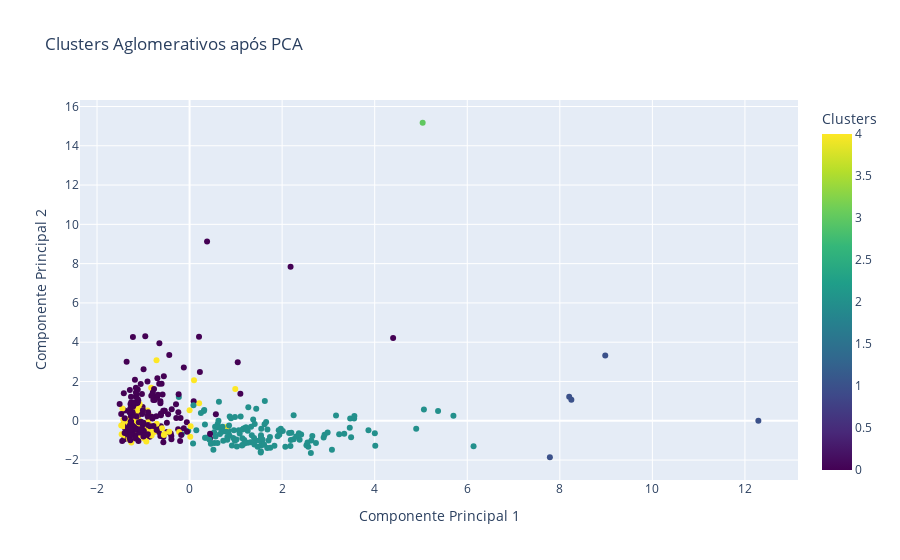
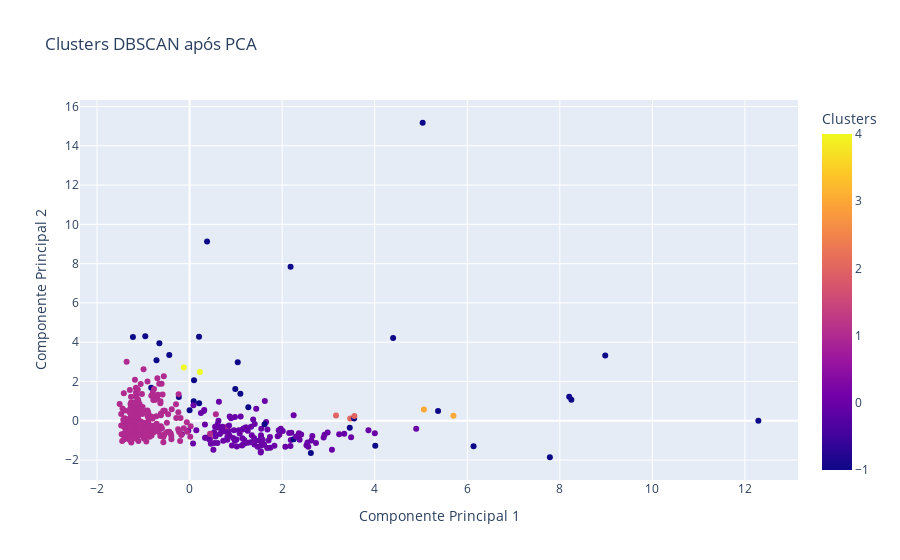

These figures' notebook cell, in order:
### Markdown cell above
## 4. Visualização
---------------------------
## 4.1. PCA
---------------------------

### Code cell
from sklearn.decomposition import PCA

# Aplicando PCA para reduzir para 2 dimensões
pca = PCA(n_components=2)
X_pca = pca.fit_transform(X_scaled)

# Adicionando os componentes principais ao DataFrame
df['PCA1'] = X_pca[:, 0]
df['PCA2'] = X_pca[:, 1]

# Criando um gráfico com os clusters Aglomerativos
fig_agg = px.scatter(
    df,
    x="PCA1",
    y="PCA2",
    color="Predicted_Clusters",
    title="Clusters Aglomerativos após PCA",
    labels={"PCA1": "Componente Principal 1", "PCA2": "Componente Principal 2", "Predicted_Clusters": "Clusters"},
    color_continuous_scale="Viridis"
)

# Criando um gráfico com os clusters do DBSCAN
fig_dbscan = px.scatter(
    df,
    x="PCA1",
    y="PCA2",
    color="DBSCAN_Clusters",
    title="Clusters DBSCAN após PCA",
    labels={"PCA1": "Componente Principal 1", "PCA2": "Componente Principal 2", "DBSCAN_Clusters": "Clusters"},
    color_continuous_scale="Plasma"
)

fig_agg.show()
fig_dbscan.show()

### Figure 1 — Plotly figure (JSON) as saved in the notebook; plotly's stock layout.template omitted (floating-point values rounded to 4 significant figures; data arrays with more than 128 entries replaced by an {"elided": "..."} marker saying what was removed)
{"data": [{"hovertemplate": "Componente Principal 1=%{x}<br>Componente Principal 2=%{y}<br>Clusters=%{marker.color}<extra></extra>", "legendgroup": "", "marker": {"color": {"elided": "440 int values"}, "coloraxis": "coloraxis", "symbol": "circle"}, "mode": "markers", "name": "", "orientation": "v", "showlegend": false, "type": "scatter", "x": {"elided": "440 float values"}, "xaxis": "x", "y": {"elided": "440 float values"}, "yaxis": "y"}], "layout": {"coloraxis": {"colorbar": {"title": {"text": "Clusters"}}, "colorscale": [[0, "#440154"], [0.1111, "#482878"], [0.2222, "#3e4989"], [0.3333, "#31688e"], [0.4444, "#26828e"], [0.5556, "#1f9e89"], [0.6667, "#35b779"], [0.7778, "#6ece58"], [0.8889, "#b5de2b"], [1, "#fde725"]]}, "legend": {"tracegroupgap": 0}, "title": {"text": "Clusters Aglomerativos após PCA"}, "xaxis": {"anchor": "y", "domain": [0, 1], "title": {"text": "Componente Principal 1"}}, "yaxis": {"anchor": "x", "domain": [0, 1], "title": {"text": "Componente Principal 2"}}}}

### Figure 2 — Plotly figure (JSON) as saved in the notebook; plotly's stock layout.template omitted (floating-point values rounded to 4 significant figures; data arrays with more than 128 entries replaced by an {"elided": "..."} marker saying what was removed)
{"data": [{"hovertemplate": "Componente Principal 1=%{x}<br>Componente Principal 2=%{y}<br>Clusters=%{marker.color}<extra></extra>", "legendgroup": "", "marker": {"color": {"elided": "440 int values"}, "coloraxis": "coloraxis", "symbol": "circle"}, "mode": "markers", "name": "", "orientation": "v", "showlegend": false, "type": "scatter", "x": {"elided": "440 float values"}, "xaxis": "x", "y": {"elided": "440 float values"}, "yaxis": "y"}], "layout": {"coloraxis": {"colorbar": {"title": {"text": "Clusters"}}, "colorscale": [[0, "#0d0887"], [0.1111, "#46039f"], [0.2222, "#7201a8"], [0.3333, "#9c179e"], [0.4444, "#bd3786"], [0.5556, "#d8576b"], [0.6667, "#ed7953"], [0.7778, "#fb9f3a"], [0.8889, "#fdca26"], [1, "#f0f921"]]}, "legend": {"tracegroupgap": 0}, "title": {"text": "Clusters DBSCAN após PCA"}, "xaxis": {"anchor": "y", "domain": [0, 1], "title": {"text": "Componente Principal 1"}}, "yaxis": {"anchor": "x", "domain": [0, 1], "title": {"text": "Componente Principal 2"}}}}
